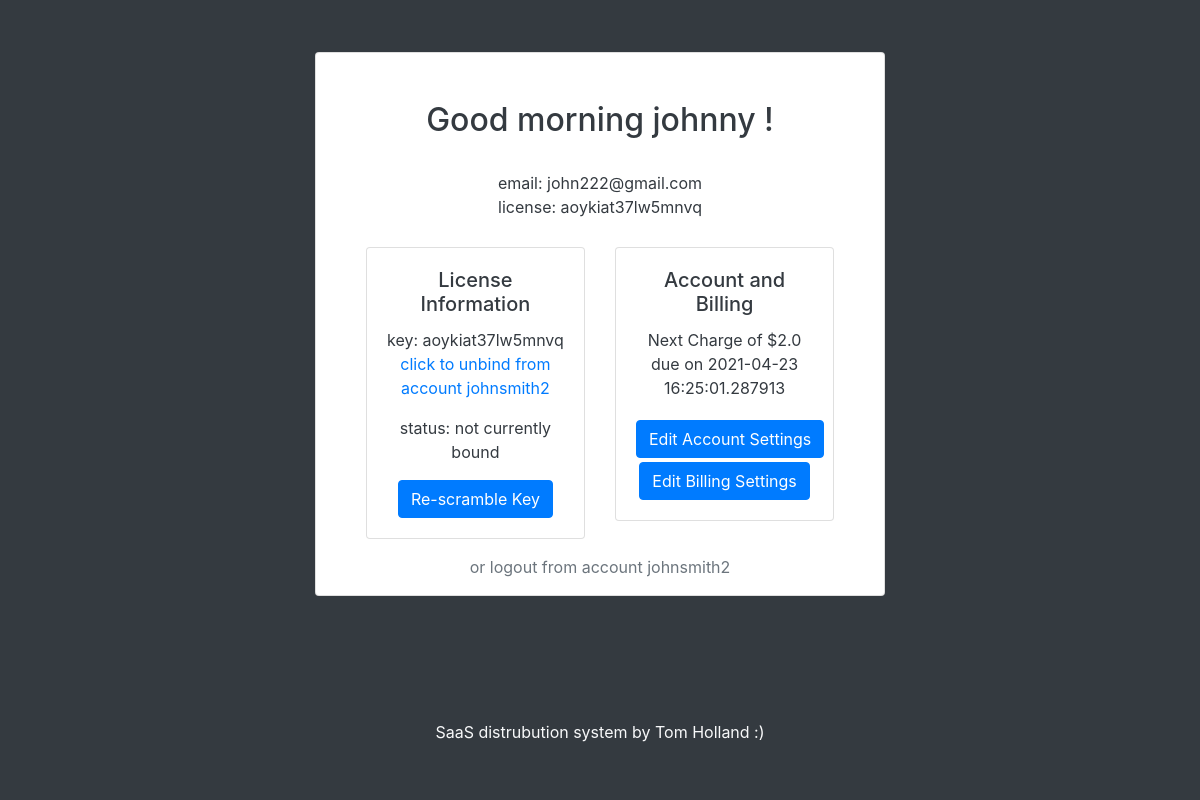
The app's page /dashboard (signed in), older data.
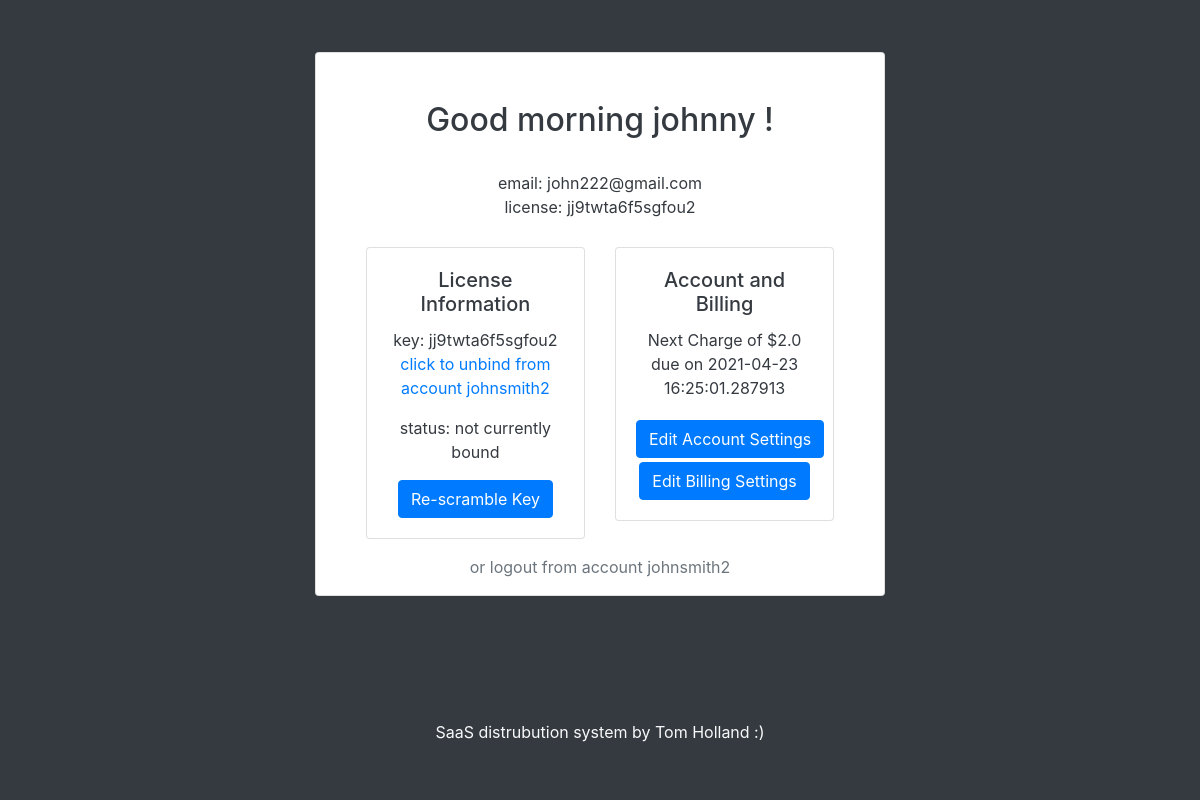
The same page, newer data.
### tables this page shows
CREATE TABLE users (username text PRIMARY KEY, fName text, sName text, emailAddress text, password text, admin bool);

CREATE TABLE licenses (license text PRIMARY KEY, username text, boundToUser boolean, boundToDevice boolean, HWID string, devicename string, nextrenewal string, plan string, stripeSessionID string);

CREATE TABLE plans (name text PRIMARY KEY, interval integer, amount float);

### main.py (the view, shortened to what this page needs)
@app.route("/dashboard", methods=['GET', 'POST'])
@login_required
def dashboard():
    if not current_user.getAdminPerms():
        lerror = None
        return render_template('dashboard.html', lerror=lerror)
    else:
        return redirect(url_for('admindash'))

### api.py (called while the page is built)
    def closeConnection(self):
        self.conn.close()
        return

    def searchUsersByUsername(self, user):
        self.c.execute(f'''SELECT * FROM users WHERE username = ?''', (user,))
        result = self.c.fetchone()
        return result

    def getLicenseInfo(self, license):
        self.c.execute(f'''SELECT * FROM licenses WHERE license = ?''',
                       (license,))
        result = self.c.fetchone()
        return result

    def checkIfUserHasLicense(self, username):
        self.c.execute(f'''SELECT license FROM licenses WHERE username = ?''',
                       (username,))
        result = self.c.fetchone()
        if result:
            return result[0]
        else:
            return False

    def getNextRenewal(self, license):
        self.c.execute(f'''SELECT nextrenewal FROM licenses WHERE license = ?''', (license,))
        result = self.c.fetchone()[0]
        if not result or result == "NULL":
            return None
        else:
            return datetime.strptime(result, '%Y-%m-%d %H:%M:%S.%f')

    def getPlanfromLicense(self, license):
        self.c.execute(
            '''SELECT plans.* FROM plans JOIN licenses ON licenses.plan = plans.name WHERE licenses.license = ?;''',
            (license,))
        result = self.c.fetchone()
        resultdict = {"name": result[0],
                      "renewalinterval": result[1],
                      "renewalprice": result[2]}
        return resultdict

### main.py (called while the page is built)
@login_manager.user_loader
def load_user(username):
    dbconnection = Database()
    result = dbconnection.searchUsersByUsername(username)
    dbconnection.closeConnection()
    if result:
        if result[5] == "FALSE":
            return User(result[0], result[1], result[2], result[3], result[4])
        else:
            return AdministativeUser(result[0], result[1], result[2], result[3], result[4])
    else:
        return None

    def getRenewalDate(self, key):
        db = Database()
        dbdate = db.getNextRenewal(key)
        return dbdate

    def getRenewalInfoFromPlan(self, key):
        db = Database()
        planinfo = db.getPlanfromLicense(key)
        self.renewamount = float(planinfo['renewalprice'])
        self.renewinterval = int(planinfo['renewalinterval'])
        return planinfo

    def __str__(self):
        return str(self.key)

    def getAdminPerms(self):
        return self.isadmin

### templates/dashboard.html (shortened to what this page needs)
<!DOCTYPE html>
<html lang="en">
<head>
    <link rel="stylesheet" href="https://use.fontawesome.com/releases/v5.0.8/css/all.css">
    <link rel="stylesheet" href="https://maxcdn.bootstrapcdn.com/bootstrap/4.0.0/css/bootstrap.min.css"
>
    <link rel= "stylesheet" type= "text/css" href= "{{ url_for('static',filename='styles/dashboard.css') }}">
</head>
<body onload="relayUserTime('{{ current_user.fname }}')">
<div class="container-fluid h-90 bg-dark text-dark">
    <div class="row h-90 justify-content-center align-items-center">
        <div class="col-3"></div>
        <div class="col-md-6 text-left">
            <div class="card text-center">
                <h2 class="card-title mt-5" id="time"></h2>
                {% if current_user.license.exists %}
                    <div class="card-body">
                        email: {{ current_user.email }}
                            <br>
                            license: {{ current_user.license }}
                    </div>
                {% else %}
                    <div class="card-body">
                        email: {{ current_user.email }}
                            <br>
                            <br>
                    </div>
                {% endif %}
                <div class="row mt-2">
                    <div class="col-sm-1"></div>
                    <div class="col-sm-5">
                        <div class="card">
                            {% if not current_user.license.exists %}
                            <div class="card-body">
                                <h5 class="card-title">No license currently bound</h5>
                                <div class="card-text">
                                    {% if lerror %}
                                    <p class="error text-danger"><strong>Error:</strong> {{ lerror }}
                                        {% endif %}
                                    <form action="" method="post">
                                        <input type="text" class="form-control" name="licenseid" placeholder="License Key">
                                        <button type="submit" class="btn btn-primary mt-2">Bind to this account</button>
                                    </form>
                                </div>
                            </div>
                            {% else %}
                                {% if not current_user.license.boundtodevice %}
                                <div class="card-body">
                                    <h5 class="card-title">License Information </h5>
                                    <p class="card-text">key: {{ current_user.license }} <br><a href="javascript:unbind()" class="muted">click to unbind from account {{current_user.id}}</a></p>
                                    <p class="card-text">status: not currently bound</p>
                                    <a href="javascript:rescramble()" class="btn btn-primary">Re-scramble Key</a>
                                </div>
                                {%endif%}
                            {%endif%}
                        </div>
                    </div>
                    <div class="col-sm-5">
                        <div class="card">
                            {% if not current_user.license.exists %}
                                <div class="card-body">
                                    <h5 class="card-title">Account and Billing</h5>
                                    <p class="card-text">No impending charge as no license is bound.</p>
                                    <a href="/dashboard/account" class="btn btn-primary mt-1">Edit Account Settings</a>
                                    <a href="#" class="btn btn-primary mt-1">Edit Billing Settings</a>
                                </div>
                            {% else %}
                                <div class="card-body">
                                    <h5 class="card-title">Account and Billing</h5>
                                    <p class="card-text">Next Charge of ${{ current_user.license.renewal.renewamount }} due on {{ current_user.license.renewal.renewdate }}</p>
                                    <a href="/dashboard/account" class="btn btn-primary mt-1">Edit Account Settings</a>
                                    <a href="#" class="btn btn-primary mt-1">Edit Billing Settings</a>
                                </div>
                            {% endif %}
                        </div>
                    </div>
                    <div class="col-sm-1"></div>
                </div>
                <div class="row mt-3">
                    <div class="col text-center">
                        <a href="/logout" class="text-muted"> or logout from account {{ current_user.id }} </a>
                    </div>
                </div>
            </div>
        </div>
        <div class="col-3"></div>
    </div>
</div>
<div class="container-fluid h-10 bg-dark text-light ">
    <div class="row">
        <div class="col-4"></div>
        <div class="col-4 text-center align-bottom">
            SaaS distrubution system by Tom Holland :)
        </div>
        <div class="col-4"></div>
    </div>
</div>
</body>
</html>

### static/styles/dashboard.css (style rules this page uses)
body,html { height:100%; }
.h-90 { height:90%; }
.h-10 { height:10%; }

Row changes from the older to the newer data that the page shows:
removed licenses: license "aoykiat37lw5mnvq"
added licenses: license "jj9twta6f5sgfou2"
